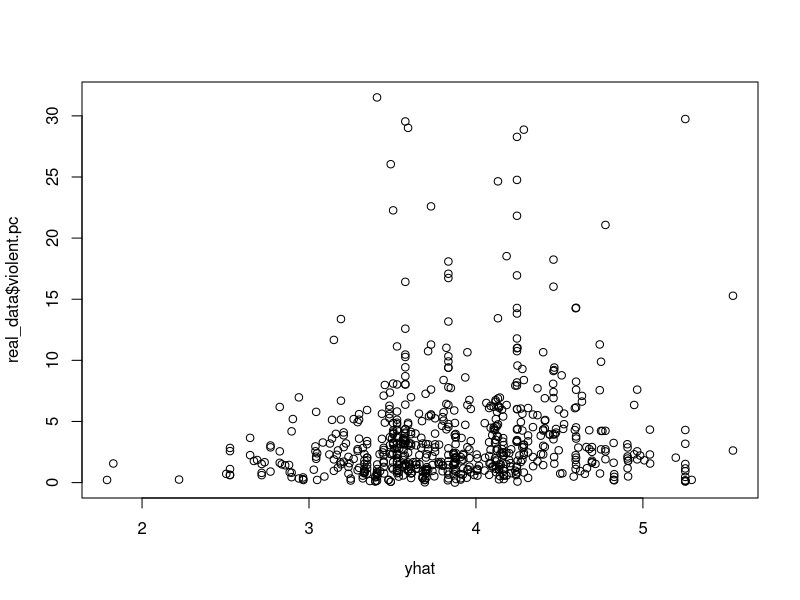

Source code (R):
##### demonstration of prediction 
##### using coef() to manually calculate
##### and predict() to automatically calculate

### clear the workspace
rm(list=ls())

### load the library
library(tidyverse)

### read the data in 
real_data<-read_csv("./data/hw_2_data.csv")
### make a variable, violent crimes per 1000 pop
real_data<-real_data%>%
  mutate(violent.pc = violent.crimes / pop_tot * 1000)

### run a model
model1<-lm(violent.pc ~ dissim_bw + dissim_wl,
           data= real_data)

### extract betas from model object
betas<-coef(model1)
### inspect
betas

### calculate yhat (predicted values) on observed
yhat<-betas[1] + betas[2] * real_data$dissim_bw + betas[3] * real_data$dissim_wl

### plot observed v predicted
plot(yhat, real_data$violent.pc)
### this is a terribly fitting model! but oh well...

### predict for fake data (manual)
### make interesting data for prediction (low segregation on both measures)
fake_data_scenario1<-data.frame("dissim_bw" = min(real_data$dissim_bw),
                                "dissim_wl" = min(real_data$dissim_wl))

### beta0 + beta1x1 + beta2x2
yhat_1<-betas[1] + 
  betas[2] * fake_data_scenario1$dissim_bw + 
  betas[3] * fake_data_scenario1$dissim_wl

### using predict()
yhat_2<-predict(model1, 
                newdata = fake_data_scenario1)
### with confindence intervals. Note that lwr and upr are 95 percent CI bounds
### these are useful for plotting!
yhat_2<-predict(model1, 
                newdata = fake_data_scenario1,
                interval = "confidence")
### are they equal, yes sir!
yhat_1 == yhat_2